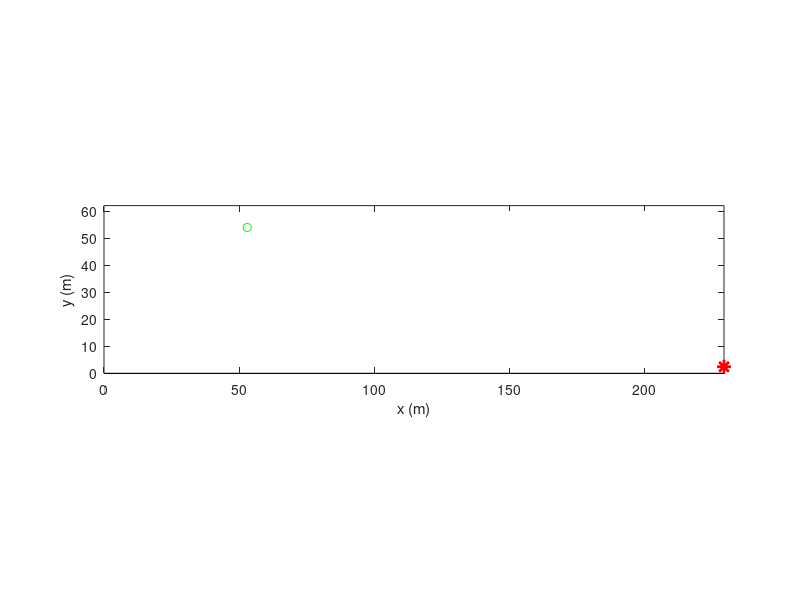

The MATLAB source for this figure:
clear all
close all

%Setting x and y coordinate for the piggie

a=10;
b=100;
c=0;
d=100;

pig_x=round(a+(b-a).*rand(1));
pig_y=round(c+(d-c).*rand(1));

%Constants

g=9.81;

%inputs 
% Cheat while troubleshooting
v = 50 + 10*rand-2.5 
theta = 180*atan2(pig_y, pig_x) / pi + 10*rand-2.5

% v=input('What velocity would you like to launch your bird (in m/s)?');
% 
% theta=input('What angle would you like to launch your bird (in degress)?');

theta=pi*theta/180;

tmax=(2*v/g)*sin(theta);

xmax=tmax*v*cos(theta);

dt=tmax/100;

t=0:dt:tmax-dt;

x=(v*cos(theta)).*t;

y=(v*sin(theta)).*t-g*.5*t.^2;

% Check Limits
xy_max = [max(x) max(y)];
xypig_max = [max([x pig_x]) max([y pig_y])];
% break

vx=x/(cos(theta).*t.^2);

vy=(.5*g*t.^2+y)/(sin(theta).*t);

vfinal=sqrt(vx.^2+vy.^2);

% plot(x,y,pig_x,pig_y)

vxpig=pig_x./(t.*cos(theta));

vypig=(.5*g*t.^2+pig_y)/(sin(theta).*t);

vpig=sqrt(vxpig.^2+vypig.^2);


for i =1 :length(t)
    plot(x(i),y(i),'o','LineWidth',1,'MarkerEdgeColor','r')
    if i == length(t)
        plot(x(i),y(i),'*r', 'MarkerSize', 10, 'LineWidth', 2) % Bird splat!
    end
    axis([0,max([x,pig_x]),0,max([y,pig_y])])
    hold on
    plot(pig_x,pig_y,'-go')
    collision(i) = 0;
    if abs(y(i)-pig_y)<2 && abs(x(i)-pig_x)<2
        plot(x(i),y(i),'*g', 'MarkerSize', 40, 'LineWidth', 2) % Pig explodes!
        collision (i) = 1;
    end
    xlabel('x (m)')
    ylabel('y (m)')
    plot(xlim, [0 0], '-k')
% xylim = [xlim; ylim]
    axis equal
% axis([0,1.01*max(x),0,1.2*max(y)])
    M(i)=getframe;
    hold off
end


movie(M,2)


pig_hit = find(collision == 1)